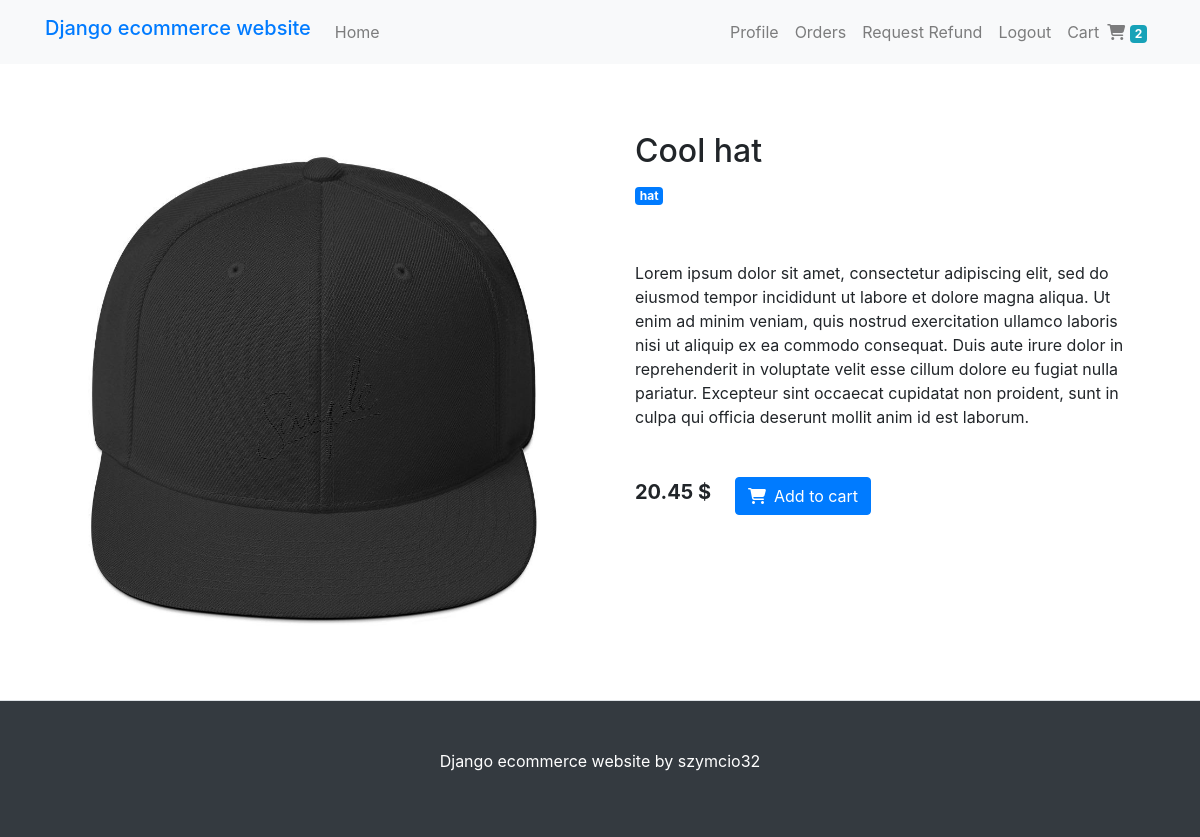
Screenshot of /product/6/ (signed in) with the database file from the repository.
### carts/models.py (models this page shows, shortened)
class Order(models.Model):
    order_id = models.CharField(max_length=20)
    user = models.ForeignKey(settings.AUTH_USER_MODEL, on_delete=models.CASCADE)
    items = models.ManyToManyField(OrderItem)
    ordered = models.BooleanField(default=False)
    created_date = models.DateTimeField(auto_now_add=True)
    shipping_address = models.ForeignKey(ShippingAddress, on_delete=models.SET_NULL, null=True, blank=True)
    payment = models.ForeignKey(Payment, on_delete=models.SET_NULL, null=True, blank=True)
    promo_code_applied = models.BooleanField(default=False)
    promo_code_discount = models.FloatField(default=0)
    refund_requested = models.BooleanField(default=False)
    refund_granted = models.BooleanField(default=False)
    def get_total_quantity(self):
        return sum(item.quantity for item in self.items.all())

class OrderItem(models.Model):
    user = models.ForeignKey(settings.AUTH_USER_MODEL, on_delete=models.CASCADE)
    item = models.ForeignKey(Product, on_delete=models.CASCADE)
    quantity = models.IntegerField(default=1)
    created_date = models.DateTimeField(auto_now_add=True)

### products/models.py (models this page shows, shortened)
class Product(models.Model):
    IMG_DIMENSION = 540
    name = models.CharField(max_length=50)
    description = models.TextField()
    price = models.FloatField()
    category = models.ForeignKey(Category, on_delete=models.CASCADE)
    thumbnail = models.ImageField(upload_to='products/')
    class Meta:
        ordering = ['pk']

class Category(models.Model):
    name = models.CharField(max_length=50)
    def __str__(self):
        return self.name

### products/views.py (the view)
# urls.py: path('product/<int:pk>/', ProductDetailView.as_view(), name='product-detail')
class ProductDetailView(DetailView):
    model = Product
    template_name = 'products/product_details.html'

### carts/templatetags/cart_icon.py (called while the page is built)
@register.filter
def total_cart_items(user):
    if user.is_authenticated:
        order = Order.objects.filter(user=user, ordered=False).first()
        return order.get_total_quantity() if order else 0
    return 0

### products/templates/products/product_details.html (shortened to what this page needs)
{% extends "products/base.html" %}
{% load static %}
{% block content %}
    <section id="product-container" class="container my-5">
        <div id="product-details" class="card border-0">
            <div class="row">
                <div class="col-md-6">
                    <img src="{{ product.thumbnail.url }}" class="card-img-top" alt="{{ object.name }}">
                </div>
                <div class="col-md-6">
                    <div class="card-body">
                        <h2 class="card-title">{{ object.name }}</h2>
                        <h6 class="card-subtitle mb-2 badge badge-primary">{{ object.category }}</h6>
                        <p class="card-text my-5">{{ object.description }}</p>
                        <div class="d-flex align-items-center">
                            <h5 class="card-text font-weight-bold mr-4">{{ object.price|floatformat:2 }} $</h5>
                            <button id="add_to_cart" class="btn btn-primary">
                                <i class="fas fa-shopping-cart mr-2"></i>Add to cart
                            </button>
                        </div>
                    </div>
                </div>
            </div>
        </div>
    </section>
{% endblock %}

### products/templates/products/navbar.html (shortened to what this page needs)
{% load cart_icon %}
<nav class="navbar sticky-top navbar-expand-md navbar-light bg-light">
    <div class="container">
        <a class="navbar-brand h1 text-primary" href="{% url 'products:home-page' %}">Django ecommerce website</a>
        <div class="collapse navbar-collapse" id="navbarToggler">
            <ul class="navbar-nav mr-auto">
                <li class="nav-item">
                    <a class="nav-link" href="{% url 'products:home-page' %}">Home</a>
                </li>
            </ul>
            <ul class="navbar-nav">
                {% if user.is_authenticated %}
                    <li class="nav-item">
                        <a class="nav-link" href="{% url 'profile' %}">Profile</a>
                    </li>
                    <li class="nav-item">
                        <a class="nav-link" href="{% url 'show-orders' %}">Orders</a>
                    </li>
                    <li class="nav-item">
                        <a class="nav-link" href="{% url 'refund' %}">Request Refund</a>
                    </li>
                    <li class="nav-item">
                        <a class="nav-link" href="{% url 'account_logout' %}">Logout</a>
                    </li>
                {% endif %}
                <li class="nav-item">
                    <a class="nav-link" href="{% url 'carts:show-cart' %}">Cart<i class="fas fa-shopping-cart ml-2"></i>
                        <span id="cart-total-items" class="badge badge-info">{{ user| total_cart_items }}</span>
                    </a>
                </li>
            </ul>
        </div>
    </div>
</nav>

### rows the page displays
Product: thumbnail (picture), name "Cool hat", category "hat", description "Lorem ipsum dolor sit amet, consectetur adipiscing elit, sed do eiusmod tempor incididunt ut labore et dolore magna aliqua. Ut enim ad minim veniam, quis nostrud exercitation ullamco laboris nisi ut aliquip ex ea commodo consequat. Duis aute irure dolor in reprehenderit in voluptate velit esse cillum dolore eu fugiat nulla pariatur. Excepteur sint occaecat cupidatat non proident, sunt in culpa qui officia deserunt mollit anim id est laborum.", price "20.45"

### other values shown
{{ user| total_cart_items }} "2"
